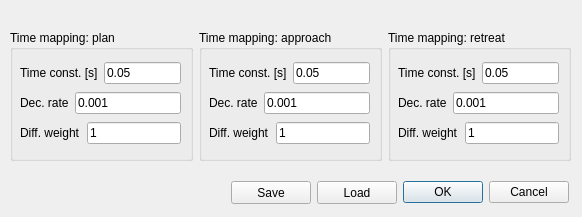
<?xml version="1.0" encoding="UTF-8"?>
<ui version="4.0">
 <class>TimeMapDialog</class>
 <widget class="QDialog" name="TimeMapDialog">
  <property name="geometry">
   <rect>
    <x>0</x>
    <y>0</y>
    <width>582</width>
    <height>217</height>
   </rect>
  </property>
  <property name="windowTitle">
   <string>Time Mapping Dialog</string>
  </property>
  <widget class="QWidget" name="">
   <property name="geometry">
    <rect>
     <x>10</x>
     <y>30</y>
     <width>561</width>
     <height>131</height>
    </rect>
   </property>
   <layout class="QGridLayout" name="gridLayout">
    <item row="0" column="0">
     <widget class="QGroupBox" name="groupBox_time_map_plan">
      <property name="title">
       <string>Time mapping: plan</string>
      </property>
      <widget class="QWidget" name="layoutWidget">
       <property name="geometry">
        <rect>
         <x>10</x>
         <y>30</y>
         <width>161</width>
         <height>89</height>
        </rect>
       </property>
       <layout class="QVBoxLayout" name="verticalLayout_106">
        <item>
         <layout class="QHBoxLayout" name="horizontalLayout_571">
          <item>
           <widget class="QLabel" name="label_tau_plan">
            <property name="text">
             <string>Time const. [s]</string>
            </property>
           </widget>
          </item>
          <item>
           <widget class="QLineEdit" name="lineEdit_tau_plan">
            <property name="text">
             <string>0.05</string>
            </property>
           </widget>
          </item>
         </layout>
        </item>
        <item>
         <layout class="QHBoxLayout" name="horizontalLayout_572">
          <item>
           <widget class="QLabel" name="label_dec_rate_plan">
            <property name="text">
             <string>Dec. rate</string>
            </property>
           </widget>
          </item>
          <item>
           <widget class="QLineEdit" name="lineEdit_dec_rate_plan">
            <property name="text">
             <string>0.001</string>
            </property>
           </widget>
          </item>
         </layout>
        </item>
        <item>
         <layout class="QHBoxLayout" name="horizontalLayout_573">
          <item>
           <widget class="QLabel" name="label_diff_w_plan">
            <property name="text">
             <string>Diff. weight</string>
            </property>
           </widget>
          </item>
          <item>
           <widget class="QLineEdit" name="lineEdit_diff_w_plan">
            <property name="text">
             <string>1</string>
            </property>
           </widget>
          </item>
         </layout>
        </item>
       </layout>
      </widget>
     </widget>
    </item>
    <item row="0" column="1">
     <widget class="QGroupBox" name="groupBox_time_map_app">
      <property name="title">
       <string>Time mapping: approach</string>
      </property>
      <widget class="QWidget" name="layoutWidget_2">
       <property name="geometry">
        <rect>
         <x>10</x>
         <y>30</y>
         <width>161</width>
         <height>89</height>
        </rect>
       </property>
       <layout class="QVBoxLayout" name="verticalLayout_107">
        <item>
         <layout class="QHBoxLayout" name="horizontalLayout_574">
          <item>
           <widget class="QLabel" name="label_tau_app">
            <property name="text">
             <string>Time const. [s]</string>
            </property>
           </widget>
          </item>
          <item>
           <widget class="QLineEdit" name="lineEdit_tau_app">
            <property name="text">
             <string>0.05</string>
            </property>
           </widget>
          </item>
         </layout>
        </item>
        <item>
         <layout class="QHBoxLayout" name="horizontalLayout_575">
          <item>
           <widget class="QLabel" name="label_dec_rate_app">
            <property name="text">
             <string>Dec. rate</string>
            </property>
           </widget>
          </item>
          <item>
           <widget class="QLineEdit" name="lineEdit_dec_rate_app">
            <property name="text">
             <string>0.001</string>
            </property>
           </widget>
          </item>
         </layout>
        </item>
        <item>
         <layout class="QHBoxLayout" name="horizontalLayout_576">
          <item>
           <widget class="QLabel" name="label_diff_w_app">
            <property name="text">
             <string>Diff. weight</string>
            </property>
           </widget>
          </item>
          <item>
           <widget class="QLineEdit" name="lineEdit_diff_w_app">
            <property name="text">
             <string>1</string>
            </property>
           </widget>
          </item>
         </layout>
        </item>
       </layout>
      </widget>
     </widget>
    </item>
    <item row="0" column="2">
     <widget class="QGroupBox" name="groupBox_time_map_ret">
      <property name="title">
       <string>Time mapping: retreat</string>
      </property>
      <widget class="QWidget" name="layoutWidget_3">
       <property name="geometry">
        <rect>
         <x>10</x>
         <y>30</y>
         <width>161</width>
         <height>89</height>
        </rect>
       </property>
       <layout class="QVBoxLayout" name="verticalLayout_108">
        <item>
         <layout class="QHBoxLayout" name="horizontalLayout_577">
          <item>
           <widget class="QLabel" name="label_tau_ret">
            <property name="text">
             <string>Time const. [s]</string>
            </property>
           </widget>
          </item>
          <item>
           <widget class="QLineEdit" name="lineEdit_tau_ret">
            <property name="text">
             <string>0.05</string>
            </property>
           </widget>
          </item>
         </layout>
        </item>
        <item>
         <layout class="QHBoxLayout" name="horizontalLayout_578">
          <item>
           <widget class="QLabel" name="label_dec_rate_ret">
            <property name="text">
             <string>Dec. rate</string>
            </property>
           </widget>
          </item>
          <item>
           <widget class="QLineEdit" name="lineEdit_dec_rate_ret">
            <property name="text">
             <string>0.001</string>
            </property>
           </widget>
          </item>
         </layout>
        </item>
        <item>
         <layout class="QHBoxLayout" name="horizontalLayout_579">
          <item>
           <widget class="QLabel" name="label_diff_w_ret">
            <property name="text">
             <string>Diff. weight</string>
            </property>
           </widget>
          </item>
          <item>
           <widget class="QLineEdit" name="lineEdit_diff_w_ret">
            <property name="text">
             <string>1</string>
            </property>
           </widget>
          </item>
         </layout>
        </item>
       </layout>
      </widget>
     </widget>
    </item>
   </layout>
  </widget>
  <widget class="QPushButton" name="pushButton_save">
   <property name="geometry">
    <rect>
     <x>231</x>
     <y>181</y>
     <width>80</width>
     <height>23</height>
    </rect>
   </property>
   <property name="text">
    <string>Save</string>
   </property>
  </widget>
  <widget class="QPushButton" name="pushButton_load">
   <property name="geometry">
    <rect>
     <x>317</x>
     <y>181</y>
     <width>80</width>
     <height>23</height>
    </rect>
   </property>
   <property name="text">
    <string>Load</string>
   </property>
  </widget>
  <widget class="QDialogButtonBox" name="buttonBox">
   <property name="geometry">
    <rect>
     <x>403</x>
     <y>181</y>
     <width>166</width>
     <height>23</height>
    </rect>
   </property>
   <property name="orientation">
    <enum>Qt::Horizontal</enum>
   </property>
   <property name="standardButtons">
    <set>QDialogButtonBox::Cancel|QDialogButtonBox::Ok</set>
   </property>
  </widget>
 </widget>
 <resources/>
 <connections>
  <connection>
   <sender>buttonBox</sender>
   <signal>accepted()</signal>
   <receiver>TimeMapDialog</receiver>
   <slot>accept()</slot>
   <hints>
    <hint type="sourcelabel">
     <x>248</x>
     <y>254</y>
    </hint>
    <hint type="destinationlabel">
     <x>157</x>
     <y>274</y>
    </hint>
   </hints>
  </connection>
  <connection>
   <sender>buttonBox</sender>
   <signal>rejected()</signal>
   <receiver>TimeMapDialog</receiver>
   <slot>reject()</slot>
   <hints>
    <hint type="sourcelabel">
     <x>316</x>
     <y>260</y>
    </hint>
    <hint type="destinationlabel">
     <x>286</x>
     <y>274</y>
    </hint>
   </hints>
  </connection>
 </connections>
</ui>
